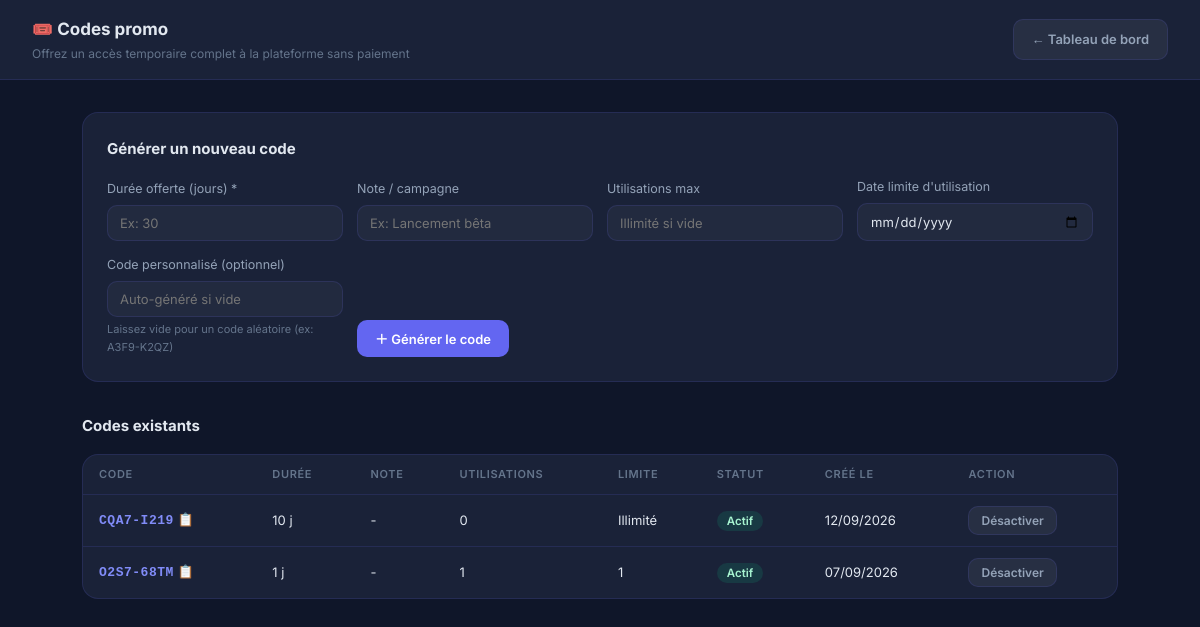
/admin-tools/promo-codes/ (signed in), run on the app's committed database.
### InvoiceApp/models.py (models this page shows, shortened)
class PromoCode(models.Model):
    code = models.CharField(max_length=32, unique=True, default=generate_promo_code, verbose_name="Code")
    duration_days = models.PositiveIntegerField(verbose_name="Durée offerte (jours)")
    note = models.CharField(max_length=255, blank=True, verbose_name="Note / campagne (ex: Lancement bêta)")
    max_redemptions = models.PositiveIntegerField(null=True, blank=True, verbose_name="Nombre d'utilisations max (vide = illimité)")
    is_active = models.BooleanField(default=True, verbose_name="Actif")
    valid_until = models.DateTimeField(null=True, blank=True, verbose_name="Date limite d'utilisation (vide = jamais)")
    created_at = models.DateTimeField(auto_now_add=True, verbose_name="Créé le")
    @property
    def redemptions_count(self):
        return self.redemptions.count()
    class Meta:
        verbose_name = "Code promo"
        verbose_name_plural = "Codes promo"
        ordering = ['-created_at']

### InvoiceApp/views/subscription.py (the view)
# urls.py: path('admin-tools/promo-codes/', invoice_views.promo_codes_admin, name='promo_codes_admin'),
@require_http_methods(["GET"])
@staff_member_required
def promo_codes_admin(request):
    codes = PromoCode.objects.all().prefetch_related('redemptions')
    return render(request, 'promo_codes_admin.html', {'codes': codes})

### InvoiceApp/context_processors.py (called while the page is built, shortened)
def subscription_context(request):
    user = getattr(request, 'user', None)
    if not user or not user.is_authenticated:
        return {}
    subscription = getattr(user, 'subscription', None)
    if subscription is None:
        return {}

### InvoiceApp/templates/promo_codes_admin.html (shortened to what this page needs)
<!DOCTYPE html>
<html lang="fr">
<head>
</head>
<body>
<div class="topbar">
    <div>
        <div class="topbar-title">🎟️ Codes promo</div>
        <div class="topbar-sub">Offrez un accès temporaire complet à la plateforme sans paiement</div>
    </div>
    <a href="{% url 'dashboard' %}" class="btn btn-ghost">← Tableau de bord</a>
</div>
<div class="content">
    <div class="form-card">
        <div class="section-title">Générer un nouveau code</div>
        <form id="promoForm">
            <div class="form-row">
                <div class="form-group">
                    <label for="duration_days">Durée offerte (jours) *</label>
                    <input type="number" id="duration_days" name="duration_days" min="1" required placeholder="Ex: 30">
                </div>
                <div class="form-group">
                    <label for="note">Note / campagne</label>
                    <input type="text" id="note" name="note" placeholder="Ex: Lancement bêta">
                </div>
                <div class="form-group">
                    <label for="max_redemptions">Utilisations max</label>
                    <input type="number" id="max_redemptions" name="max_redemptions" min="1" placeholder="Illimité si vide">
                </div>
                <div class="form-group">
                    <label for="valid_until">Date limite d'utilisation</label>
                    <input type="date" id="valid_until" name="valid_until">
                </div>
            </div>
            <div class="form-row" style="margin-top:14px;">
                <div class="form-group">
                    <label for="code">Code personnalisé (optionnel)</label>
                    <input type="text" id="code" name="code" placeholder="Auto-généré si vide">
                    <div class="hint">Laissez vide pour un code aléatoire (ex: A3F9-K2QZ)</div>
                </div>
                <div class="form-group" style="align-self:end;">
                    <button type="submit" class="btn btn-primary" id="submitBtn">＋ Générer le code</button>
                </div>
            </div>
        </form>
    </div>
    <div class="section-title">Codes existants</div>
    <div class="table-card">
        <table>
            <thead>
                <tr>
                    <th>Code</th>
                    <th>Durée</th>
                    <th>Note</th>
                    <th>Utilisations</th>
                    <th>Limite</th>
                    <th>Statut</th>
                    <th>Créé le</th>
                    <th>Action</th>
                </tr>
            </thead>
            <tbody id="codesTableBody">
                {% for promo in codes %}
                <tr data-promo-id="{{ promo.id }}">
                    <td>
                        <span class="code-value">{{ promo.code }}</span>
                        <button type="button" class="copy-btn" onclick="copyCode('{{ promo.code }}')" title="Copier">📋</button>
                    </td>
                    <td>{{ promo.duration_days }} j</td>
                    <td>{{ promo.note|default:"-" }}</td>
                    <td>{{ promo.redemptions_count }}</td>
                    <td>{{ promo.max_redemptions|default:"Illimité" }}</td>
                    <td class="status-cell">
                        <span class="pill {% if promo.is_active %}pill-active{% else %}pill-inactive{% endif %}">
                            {% if promo.is_active %}Actif{% else %}Inactif{% endif %}
                        </span>
                    </td>
                    <td>{{ promo.created_at|date:"d/m/Y" }}</td>
                    <td>
                        <button type="button" class="btn btn-ghost btn-sm toggle-btn" data-promo-id="{{ promo.id }}">
                            {% if promo.is_active %}Désactiver{% else %}Activer{% endif %}
                        </button>
                    </td>
                </tr>
                {% empty %}
                <tr><td colspan="8"><div class="empty-state">Aucun code promo pour l'instant</div></td></tr>
                {% endfor %}
            </tbody>
        </table>
    </div>
</div>
</body>
</html>

### InvoiceApp/templates/promo_codes_admin.html (style rules this page uses)
:root { --bg-base: #0F1629; --bg-card: #1A2238; --border: rgba(99, 102, 241, 0.15); --indigo: #6366F1; --indigo-light: #818CF8; --emerald: #10B981; --amber: #F59E0B; --rose: #F43F5E; --text-primary: #E2E8F0; --text-secondary: #94A3B8; --text-muted: #64748B; --radius: 16px; --radius-sm: 10px; }
* { margin: 0; padding: 0; box-sizing: border-box; }
body { font-family: 'Inter', sans-serif; background: var(--bg-base); color: var(--text-primary); font-size: 14px; line-height: 1.6; }
.topbar { background: var(--bg-card); border-bottom: 1px solid var(--border); padding: 16px 32px; display: flex; align-items: center; justify-content: space-between; }
.topbar-title { font-size: 17px; font-weight: 700; }
.topbar-sub { font-size: 12px; color: var(--text-muted); margin-top: 1px; }
.btn { display: inline-flex; align-items: center; gap: 6px; padding: 9px 18px; border-radius: var(--radius-sm); font-size: 13px; font-weight: 600; cursor: pointer; text-decoration: none; border: none; transition: all 0.2s; font-family: 'Inter', sans-serif; }
.btn-primary { background: var(--indigo); color: white; }
.btn-ghost { background: rgba(255,255,255,0.06); color: var(--text-secondary); border: 1px solid var(--border); }
.btn-sm { padding: 6px 12px; font-size: 12px; }
.content { padding: 32px; max-width: 1100px; margin: 0 auto; }
.form-card { background: var(--bg-card); border: 1px solid var(--border); border-radius: var(--radius); padding: 24px; margin-bottom: 32px; }
.section-title { font-size: 15px; font-weight: 700; margin-bottom: 16px; }
.form-row { display: grid; grid-template-columns: repeat(4, 1fr); gap: 14px; align-items: end; }
.form-group label { display: block; margin-bottom: 6px; font-size: 12.5px; color: var(--text-secondary); }
.form-group input { width: 100%; background: rgba(255,255,255,0.04); border: 1px solid var(--border); border-radius: var(--radius-sm); padding: 9px 12px; color: var(--text-primary); font-family: 'Inter', sans-serif; font-size: 13px; outline: none; }
.form-group .hint { font-size: 11px; color: var(--text-muted); margin-top: 4px; }
.table-card { background: var(--bg-card); border: 1px solid var(--border); border-radius: var(--radius); overflow: hidden; }
table { width: 100%; border-collapse: collapse; }
th, td { padding: 11px 16px; text-align: left; font-size: 13px; border-bottom: 1px solid var(--border); }
th { color: var(--text-muted); font-weight: 600; font-size: 11px; text-transform: uppercase; letter-spacing: .06em; }
tr:last-child td { border-bottom: none; }
.code-value { font-family: 'Courier New', monospace; font-weight: 700; letter-spacing: .04em; color: var(--indigo-light); }
.pill { padding: 3px 10px; border-radius: 999px; font-size: 11.5px; font-weight: 600; }
.pill-active { background: rgba(16,185,129,0.15); color: #A7F3D0; }
.copy-btn { background: none; border: none; color: var(--text-muted); cursor: pointer; font-size: 13px; }

### data on the page
PromoCode: code "CQA7-I219", duration_days "10", note "-", redemptions_count "0", max_redemptions "Illimité", is_active "Actif", created_at "12/09/2026"
PromoCode: code "O2S7-68TM", duration_days "1", note "-", redemptions_count "1", max_redemptions "1", is_active "Actif", created_at "07/09/2026"
